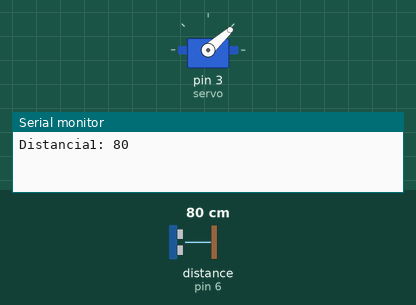
The sketch below on a simulated Arduino Uno, built with avr-gcc and run on an emulated ATmega328P. Parts: servo, the last lines printed to the serial monitor. Wiring (inferred from the names in the program): ultrasonic range finder: trigger pin 5; echo pin 6. Inputs (shaded band) come from the test bench; at power-on: distance to the obstacle (sensor on pin 6) 80 cm. The echo pulse lasts 58.3 µs per cm.

Above: at 0.15 s.
At 6.5 s:
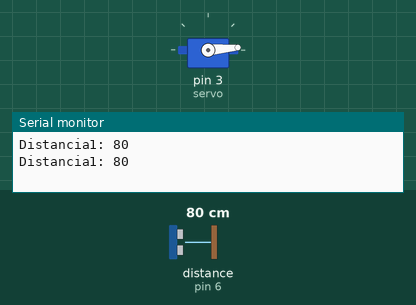
6.6 s: distance to the obstacle (sensor on pin 6) set to 95 cm
18.1 s: distance to the obstacle (sensor on pin 6) set to 104 cm
At 23.3 s:
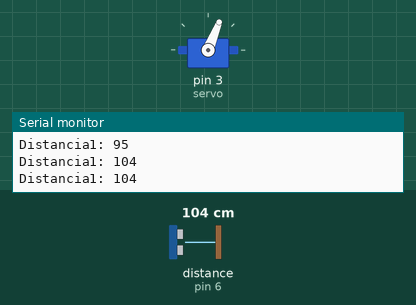
Timing chart, 0 to 24.8 s (numbered marks = the images above; inputs shaded):
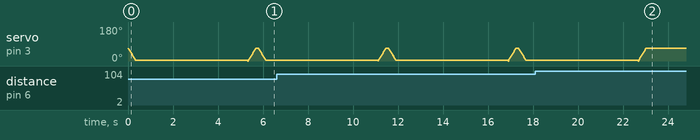

The sketch:

tacho.ino
```cpp
#include<Servo.h>
 Servo servo;
int echo = 6;
int tig = 5;
unsigned long tiempo=0;
void setup() {
  tiempo=millis();
  Serial.begin(9600);
  servo.attach(3);
  pinMode(echo, INPUT);// input es entrada
  pinMode(tig,OUTPUT);//output es salidares
  servo.write(68);
}


void loop() {
  // put your main code here, to run repeatedly:
  digitalWrite(tig,LOW);
  delayMicroseconds(4);
  digitalWrite(tig,HIGH);
  delayMicroseconds(10);
  digitalWrite(tig,LOW);

  long lectura=pulseIn(echo,HIGH);
  long Distancia=lectura/2;
  Distancia=Distancia/29;
  Serial.print("Distancia1: ");
  Serial.println(Distancia);
  if(Distancia<=100){

    for(int i=68; i>4 ;i=i-1){
        servo.write(i);
        delay(5);
      }
    Distancia=0;
    cerrar(Distancia);

  }
  delay(100);
}
void cerrar(int k){

  while(k==0){
      delay(5000);
      for(int i=0; i<69;i=i+1){
      servo.write(i);
      delay(5);

    }
      k=1;
      if(k==1){
      break;
      }
  }
  }
```

Measured:
- the behaviour switches between 100 and 101 cm on distance to the obstacle (sensor on pin 6) (found by bisection; images 1 and 2)
- after the input at 18.1 s, servo on pin 3 (servo): goes on until 23.0 s, then stays 68°
